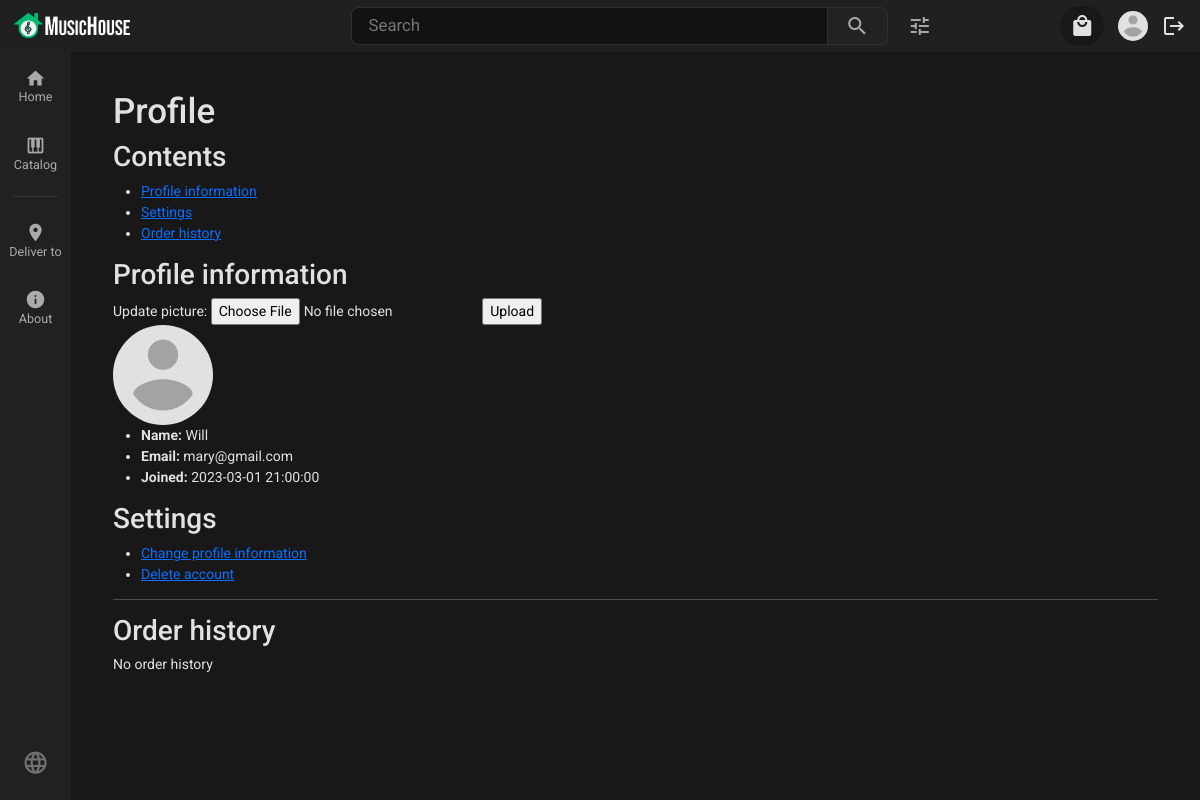
The page /app/profile/profile.php (signed in) on the database its author committed.
### tables this page shows
CREATE TABLE `user` (
  `id` int(11) NOT NULL,
  `name` varchar(128) NOT NULL,
  `email` varchar(255) NOT NULL,
  `password_hash` varchar(255) NOT NULL,
  `joined_date` timestamp NOT NULL DEFAULT current_timestamp(),
  `image_path` varchar(512) NOT NULL DEFAULT '/assets/img/profiles/profile-placeholder.png',
  `is_admin` tinyint(1) NOT NULL DEFAULT 0,
  `is_active` tinyint(1) NOT NULL DEFAULT 1
);

### config/links.php (called while the page is built, shortened)
<?php
$logo = ROOTURL."/assets/img/logo5.png";
$gotoProfile = ROOTURL.'/app/profile/profile.php';
$gotoChangeProfileInfo = ROOTURL.'/app/profile/change-profile-info.php';
$gotoCart = ROOTURL.'/app/profile/cart.php';
$gotoHome = ROOTURL.'/index.php';
$logout = ROOTURL.'/logout.php';
?>

### app/profile/_profile-main.php (the view, shortened to what this page needs)
<?php
$mysqli = require DB_CONNECT;
        $sql = "SELECT * FROM user WHERE id = {$_SESSION["user_id"]}";
        $result = $mysqli->query($sql);
        $user = $result->fetch_assoc();
?>
<div class="profile-main">
    <h1>Profile</h1>
    <h2>Contents</h2>
    <ul>
        <li><a href="#description">Profile information</a></li>
        <li><a href="#settings">Settings</a></li>
        <li><a href="#order_history">Order history</a></li>
    </ul>
    <h2 id="description">Profile information</h2>
    <form method="post" enctype='multipart/form-data'>
    Update picture: <input type="file" id="filename" name="filename" size='10'>
    <input style="color:black;" type='submit' value="Upload">
</form>
    <img src='<?= ROOTURL.$user["image_path"]?>' style='width:100px; height:100px; border-radius:100px;'>
    <ul>
        <li><b>Name: </b><?= ucwords($user["name"])?></li>
        <li><b>Email: </b><?= strtolower($user["email"])?></li>
        <li><b>Joined: </b><?= $user["joined_date"]?></li>
    </ul>
    <h2 id="settings">Settings</h2>
    <ul>
        <li><a href="<?=$gotoChangeProfileInfo?>">Change profile information</a></li>
        <li><a href="delete_profile_confirm.php">Delete account</a></li>
    </ul>
    <hr>
    <section>
        <h2 id="order_history">Order history</h2>
        <p>No order history</p>
    </section>
</div>

### common/searchbar.php (shortened to what this page needs)
<?php
if (isset($_SESSION['user_id'])) {
   if (! isset($user)){
    $mysqli = require DB_CONNECT;
        $sql = "SELECT * FROM user WHERE id = {$_SESSION['user_id']}";
        $result = $mysqli->query($sql);
        $user = $result->fetch_assoc();
        }
}
?>
<header class="header">
    <a href="<?php echo $gotoHome ?>" id="logo">
        <img id="logo-img" src="<?php echo $logo ?>" alt="Music House Logo"/>
    </a>
    <form action="" class="search-bar">
        <input type="search" class="search-input" placeholder="Search" aria-label="Search" maxlength="100">
        <button type="submit" class="search-btn">
            <span class="material-icons">search</span>
        </button>
        <button type="button" class="open-filters-btn">
            <span class="material-icons">tune</span>
        </button>
    </form>
    <?php if (isset($user)): ?>
        <div class="menu-icons">
        <a class="menu-cart-btn menu-btn" href="<?php echo $gotoCart ?>">
            <span class="material-icons" alt="Cart">local_mall</span>
        </a>
        <a class="menu-btn" href="<?php echo $gotoProfile ?>">
            <img class="menu-account-picture" src="<?= ROOTURL.$user["image_path"] ?>" alt="Profile">
        </a>
        <a class="menu-btn" href="<?php echo $logout ?>">
        <span class="material-icons">logout</span>
</a>
        </div>
    <?php endif; ?>
</header>

### assets/styles/style.css (style rules this page uses)
*, *::before, *::after { box-sizing: border-box; font-family: "EkMukta", Roboto, Arial, Helvetica, sans-serif; font-weight: 400; font-style: normal; font-size: 14px; color: rgba(255, 255, 255, 0.87); }
.h1, .h2, .h3, .h4, .h5, .h6, h1, h2, h3, h4, h5, h6 { all: none; }
body { margin: 0; background-color: #181818; height: 100%; }
html { height: 100%; }
* { box-sizing: border-box; }
.header { display: flex; justify-content: space-between; align-items: center; padding: 0.4rem 1rem 0.4rem 0; max-height: 3.75rem; background-color: #202020; }
.header #logo { height: 25px; text-align: center; padding: 0; margin-left: 1rem; display: block; background-color: transparent !important; }
.header #logo #logo-img { height: 25px; width: 116px; }
.header .search-bar { flex-grow: 0.7; margin: 0 5rem 0 12rem; display: flex; font-size: 1.2em; }
.header .search-bar .search-input { color: hsla(0, 100%, 100%, 0.88); background-color: #121212; width: 100%; font-size: inherit; padding: 0.3em 1em 0.3em 1em; border: 1px solid #303030; border-radius: 8px 0 0 8px; }
.header .search-bar .search-btn { background-color: #222222; display: flex; align-items: center; padding: 0 1.25rem; border: 1px solid hsl(0, 0%, 18.82%); border-left: none; border-radius: 0 8px 8px 0; cursor: pointer; }
.header .search-bar .search-btn span { color: #aaa; }
.header .search-bar .open-filters-btn { background-color: #202020; border: none; text-align: center; display: inline-flex; align-items: center; margin-left: 1rem; }
.header .search-bar .open-filters-btn span { color: #aaa; }
.header .menu-icons { display: grid; gap: 1rem; grid-template-columns: repeat(3, auto); align-items: center; }
.header .menu-icons .menu-btn { text-decoration: none; display: flex; }
.header .menu-icons .menu-cart-btn { background-color: #181818; text-align: center; padding: 0.6rem 0.7rem; border-radius: 420px; }
.header .menu-icons .menu-cart-btn span { transition: color 150ms; color: rgba(255, 255, 255, 0.87); }
.header .menu-icons .menu-account-picture { width: 30px; height: 30px; border-radius: 100px; }
.profile-main { padding: 3rem; }

### rows shown on the page
user: image_path (placeholder picture), name "Will", email "mary@gmail.com", joined_date "2023-03-01 21:00:00"
